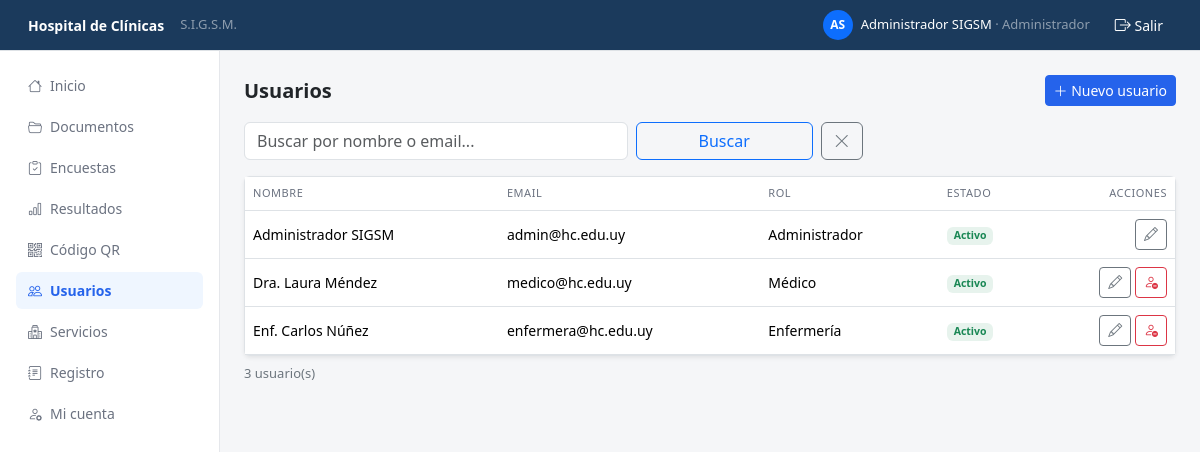
The app's page /presentacion/usuarios.php (signed in) with its own data.
### tables this page shows
CREATE TABLE usuario (
    id          INT AUTO_INCREMENT PRIMARY KEY,
    nombre      VARCHAR(80)  NOT NULL,
    email       VARCHAR(100) NOT NULL UNIQUE,
    contrasenia VARCHAR(255) NOT NULL,
    rol         ENUM('admin','medico','enfermera') NOT NULL DEFAULT 'enfermera',
    activo      TINYINT(1)   NOT NULL DEFAULT 1
);

### negocio/sesion.php (called while the page is built, shortened)
<?php
function e($texto) {
    return htmlspecialchars((string) $texto, ENT_QUOTES, 'UTF-8');
}

### datos/conexion.php (called while the page is built)
<?php
class Conexion {
    private $host    = "localhost";
    private $puerto  = "3306";
    private $dbname  = "sigsm_prueba";
    private $usuario = "root";
    private $clave   = "";
    private $charset = "utf8mb4";
    private $pdo;
    public function __construct() {
        $dsn = "mysql:host={$this->host};port={$this->puerto};dbname={$this->dbname};charset={$this->charset}";
        $opciones = [
            PDO::ATTR_ERRMODE            => PDO::ERRMODE_EXCEPTION,
            PDO::ATTR_DEFAULT_FETCH_MODE => PDO::FETCH_ASSOC,
            PDO::ATTR_EMULATE_PREPARES   => false,
        ];
        try {
            $this->pdo = new PDO($dsn, $this->usuario, $this->clave, $opciones);
        } catch (PDOException $e) {
            error_log("Error de conexión: " . $e->getMessage());
            die("No se pudo conectar con la base de datos. Revise datos/conexion.php y que MySQL esté encendido en XAMPP.");
        }
    }
    public function getConexion() {
        return $this->pdo;
    }
}

### datos/Usuario.php (called while the page is built, shortened)
<?php
class Usuario {
    private $pdo;
    public function __construct($pdo) {
        $this->pdo = $pdo;
    }
    public function listar($buscar, $limite, $desplazamiento) {
        list($condicion, $valores) = $this->filtro($buscar);
        $stmt = $this->pdo->prepare(
            "SELECT id, nombre, email, rol, activo FROM usuario" . $condicion
            . " ORDER BY activo DESC, nombre LIMIT " . (int) $limite . " OFFSET " . (int) $desplazamiento
        );
        $stmt->execute($valores);
        return $stmt->fetchAll();
    }
    public function contar($buscar) {
        list($condicion, $valores) = $this->filtro($buscar);
        $stmt = $this->pdo->prepare("SELECT COUNT(*) FROM usuario" . $condicion);
        $stmt->execute($valores);
        return (int) $stmt->fetchColumn();
    }
    private function filtro($buscar) {
        if ($buscar === '') {
            return ['', []];
        }
        $patron = '%' . str_replace(['!', '%', '_'], ['!!', '!%', '!_'], $buscar) . '%';
        return [" WHERE (nombre LIKE ? ESCAPE '!' OR email LIKE ? ESCAPE '!')", [$patron, $patron]];
    }
}

### negocio/ayudas.php (called while the page is built, shortened)
<?php
function paginar($total, $porPagina, $paginaPedida) {
    $paginas = max(1, (int) ceil($total / $porPagina));
    $pagina  = min(max(1, (int) $paginaPedida), $paginas);
    return [
        'pagina'         => $pagina,
        'paginas'        => $paginas,
        'por_pagina'     => $porPagina,
        'desplazamiento' => ($pagina - 1) * $porPagina,
        'total'          => $total,
    ];
}

### presentacion/usuarios.php (the view, shortened to what this page needs)
<?php
require_once __DIR__ . '/_vista.php';
require_once __DIR__ . '/../datos/conexion.php';
require_once __DIR__ . '/../datos/Usuario.php';
$buscar = trim($_GET['q'] ?? '');
$usuarios = [];
$p = paginar(0, POR_PAGINA, 1);
try {
    $modelo = new Usuario((new Conexion())->getConexion());
    $p = paginar($modelo->contar($buscar), POR_PAGINA, $_GET['pagina'] ?? 1);
    $usuarios = $modelo->listar($buscar, $p['por_pagina'], $p['desplazamiento']);
} catch (PDOException $e) {
    error_log('Error al listar usuarios: ' . $e->getMessage());
    guardarMensaje('No se pudieron leer los usuarios.', 'danger');
}
require __DIR__ . '/_cabecera.php';
?>
<div class="d-flex flex-wrap justify-content-between align-items-center gap-2 mb-3">
    <h5 class="fw-semibold mb-0">Usuarios</h5>
    <button class="btn btn-hc btn-sm" onclick="abrirUsuario()"><i class="bi bi-plus-lg"></i> Nuevo usuario</button>
</div>
<form method="GET" class="row g-2 mb-3">
    <div class="col-8 col-md-5"><input type="search" name="q" value="<?= e($buscar) ?>" class="form-control" placeholder="Buscar por nombre o email..." maxlength="100"></div>
    <div class="col-4 col-md-3 d-flex gap-2"><button class="btn btn-outline-primary flex-fill">Buscar</button><a href="usuarios.php" class="btn btn-outline-secondary"><i class="bi bi-x-lg"></i></a></div>
</form>
<div class="card border shadow-sm"><div class="table-responsive">
<table class="table table-hover mb-0">
    <thead><tr><th>Nombre</th><th>Email</th><th>Rol</th><th>Estado</th><th class="text-end">Acciones</th></tr></thead>
    <tbody>
    <?php foreach ($usuarios as $u): ?>
        <tr class="<?= $u['activo'] ? '' : 'text-secondary' ?>">
            <td><?= e($u['nombre']) ?></td>
            <td><?= e($u['email']) ?></td>
            <td><?= e($NOMBRES_ROL[$u['rol']] ?? $u['rol']) ?></td>
            <td><?= $u['activo'] ? '<span class="badge bg-success bg-opacity-10 text-success">Activo</span>' : '<span class="badge bg-secondary">De baja</span>' ?></td>
            <td class="text-end text-nowrap">
                <button class="btn btn-sm btn-outline-secondary" onclick="editarUsuario(this)" title="Editar"
                    data-usuario="<?= e(json_encode(['id' => $u['id'], 'nombre' => $u['nombre'], 'email' => $u['email'], 'rol' => $u['rol']])) ?>"><i class="bi bi-pencil"></i></button>
                <?php if ($u['activo']): ?>
                    <?php if ((int) $u['id'] !== (int) $_SESSION['usuario']['id']) botonPost('../negocio/cambiar_estado_usuario.php', ['id' => $u['id'], 'activo' => 0], '<i class="bi bi-person-dash"></i>', 'btn btn-sm btn-outline-danger', '¿Dar de baja a ' . $u['nombre'] . '? Ya no podrá iniciar sesión.'); ?>
                <?php else: ?>
                    <?php botonPost('../negocio/cambiar_estado_usuario.php', ['id' => $u['id'], 'activo' => 1], '<i class="bi bi-person-check"></i>', 'btn btn-sm btn-outline-success', ''); ?>
                <?php endif; ?>
            </td>
        </tr>
    <?php endforeach; ?>
    </tbody>
</table></div></div>
<div class="d-flex flex-column flex-sm-row justify-content-between align-items-center gap-2 mt-2">
    <span class="text-secondary" style="font-size:13px;"><?= (int) $p['total'] ?> usuario(s)</span>
</div>
<?php
require __DIR__ . '/_pie.php'; ?>

### presentacion/_vista.php (shortened to what this page needs)
<?php
require_once __DIR__ . '/../negocio/sesion.php';
require_once __DIR__ . '/../negocio/ayudas.php';
function botonPost($url, $campos, $texto, $clase = 'btn btn-sm btn-outline-secondary', $confirmacion = '') {
    $onsubmit = $confirmacion !== '' ? ' onsubmit="return confirm(' . e(json_encode($confirmacion)) . ');"' : '';
    echo '<form method="POST" action="' . e($url) . '" class="d-inline"' . $onsubmit . '>' . campoCsrf();
    echo '<button type="submit" class="' . e($clase) . '">' . $texto . '</button></form>';
}
$NOMBRES_ROL = ['admin' => 'Administrador', 'medico' => 'Médico', 'enfermera' => 'Enfermería'];

### presentacion/_cabecera.php (style rules this page uses)
body { background-color: #F5F6F8; }
.btn-hc { --bs-btn-bg: #2563EB; --bs-btn-border-color: #2563EB; --bs-btn-color: #fff; --bs-btn-hover-bg: #1D4ED8; --bs-btn-hover-border-color: #1D4ED8; --bs-btn-hover-color: #fff; }
.table th { font-size:11px; text-transform:uppercase; letter-spacing:0.05em; color:#6B7280; font-weight:500; }
.table td { font-size:14px; vertical-align:middle; }

### records on screen
usuario: nombre "Administrador SIGSM", email "admin@hc.edu.uy", rol "Administrador", activo "Activo"
usuario: nombre "Dra. Laura Méndez", email "medico@hc.edu.uy", rol "Médico", activo "Activo"
usuario: nombre "Enf. Carlos Núñez", email "enfermera@hc.edu.uy", rol "Enfermería", activo "Activo"

### other values on screen
$iniciales "AS"
$nombreUsuario "Administrador SIGSM"
$nombreRol "Administrador"
$item[2] "Inicio"
$item[2] "Documentos"
$item[2] "Encuestas"
$item[2] "Resultados"
$item[2] "Código QR"
$item[2] "Usuarios"
$item[2] "Servicios"
$item[2] "Registro"
$item[2] "Mi cuenta"
$p['total'] "3"
